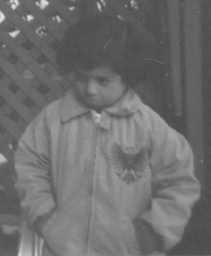
#> input picture Tugas2/Histogram Equalization/test.jpg, 211 x 256 px, shrunk from 850 x 1031 before the run
$ python hist_equalization.py
#> lines starting #> are read from the running program, lines starting #| are printed output that depends on the picture
# -*- coding: utf-8 -*-
"""
Created on Wed Sep 19 15:32:29 2018

@author: Iwan
"""

import cv2
import matplotlib.pyplot as plt

def histogram_plot(img,title):
    color = ('b','g','r')
    for channel,col in enumerate(color):
        histr = cv2.calcHist([img],[channel],None,[256],[0,256])
        plt.plot(histr,color = col)
        plt.xlim([0,256])
    plt.title(title)
    plt.show()

def round_number(x):
    n = int(x)
    return n if n-1 < x <= n else n+1

def histeq(img,width,height,no_bin):
    pixel_name=[]
    pixel_occurance=[]
    no_pixel=width*height

    #index pixel
    for row in range(width):
        for column in range(height):
            if img[column,row] not in pixel_name:
                pixel_name.append(img[column,row])

    #sort index
    pixel_name.sort()

    #count occurence
    for pixel in pixel_name:
        count=0
        for row in range(width):
            for column in range(height):
                if img[column,row]==pixel:
                    count+=1
        pixel_occurance.append(count)

    #find the cumulative histogram
    cum_hist=[]
    cumulative=0
    for pixel_value in pixel_occurance:
        cumulative+=pixel_value
        cum_hist.append(cumulative)

    #cumulative prob
    cum_prob=[]
    for pixel in cum_hist:
        prob=float(pixel/no_pixel)
        cum_prob.append(prob)

    #calculate final value
    list_of_final=[]
    for pixel in cum_prob:
        fin_pixel=pixel*no_bin
        fin_pixel=round_number(fin_pixel)
        list_of_final.append(fin_pixel)

    #make dictionary
    dictionary=dict(zip(pixel_name,list_of_final))

    #construct image
    for row in range(width):
            for column in range(height):
                img[column,row]=dictionary[img[column,row]]

    return img

#filename='gambar_jpg_1.jpg'
filename='test.jpg'
img = cv2.imread(filename,-1)
#> img is the input picture: shape (256, 211, 3); min 74, max 225, mean 110.3
image=img.copy()
print('This image is:', type(img),' with dimensions:', img.shape)
#| This image is: <class 'numpy.ndarray'>  with dimensions: (256, 211, 3)
img_shape = img.shape
#> img_shape = (256, 211, 3)
height = img_shape[0]
#> height = 256
width = img_shape[1]
#> width = 211

histogram_plot(img,'original image')
#> in histogram_plot, `plt.show()`:
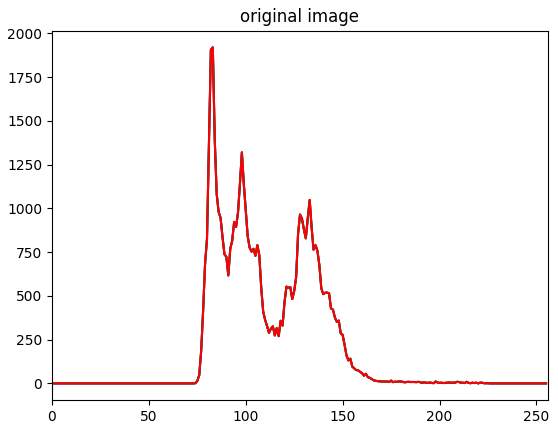
#> figure drawn by matplotlib, 1 panel; curve peaks at x = 83, y = 1920; curve peaks at x = 83, y = 1920; curve peaks at x = 83, y = 1920
cv2.imshow('our original picture',img)

#histeq
new_image_red=histeq(image[:,:,0],width,height,256)
#> after the loop in histeq, `for row in range(width):`: pixel_name = 151 values, max 225 at index 69, min 74 at index 150, mean 149
#> after the loop in histeq, `for pixel in pixel_name:`: pixel_occurance = 151 values, max 1920 at index 9, min 1 at index 0, mean 357.7
#> the loop in histeq, `for pixel_value in pixel_occurance:` made 151 passes
#> (pixel_value, cumulative) on passes 2 to 4: (14, 15), (48, 63), (187, 250)
#> after the loop in histeq, `for pixel_value in pixel_occurance:`: cum_hist = 151 values from 1 to 54016; cumulative = 54016
#> the loop in histeq, `for pixel in cum_hist:` made 151 passes
#> (pixel, prob) on passes 2 to 4: (15, 0.000278), (63, 0.00117), (250, 0.00463)
#> after the loop in histeq, `for pixel in cum_hist:`: cum_prob = 151 values from 1.85e-05 to 1
#> the loop in histeq, `for pixel in cum_prob:` made 151 passes
#> (pixel, fin_pixel, n in round_number) on passes 1 to 3: (1.85e-05, 1, 0), (0.000278, 1, 0), (0.00117, 1, 0)
#> after the loop in histeq, `for pixel in cum_prob:`: list_of_final = 151 values from 1 to 256
#> in histeq, `dictionary=dict(zip(pixel_name,list_of_final))`: dictionary = 151 items
#> after the loop in histeq, `for row in range(width):`:
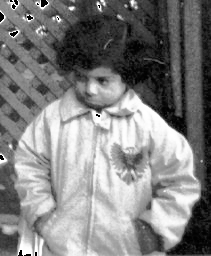
#> img: shape (256, 211); min 0, max 255, mean 129.5
new_image_green=histeq(image[:,:,1],width,height,256)
#> the loop in histeq (call 2), `for pixel_value in pixel_occurance:` made 151 passes
#> the loop in histeq (call 2), `for pixel in cum_hist:` made 151 passes
#> the loop in histeq (call 2), `for pixel in cum_prob:` made 151 passes
new_image_blue=histeq(image[:,:,2],width,height,256)
new_image=cv2.merge((new_image_blue,new_image_red,new_image_green))

histogram_plot(new_image,'histogram equalization image')
#> call 2 of histogram_plot, with title = 'histogram equalization image'
#> in histogram_plot (call 2), `plt.show()`:
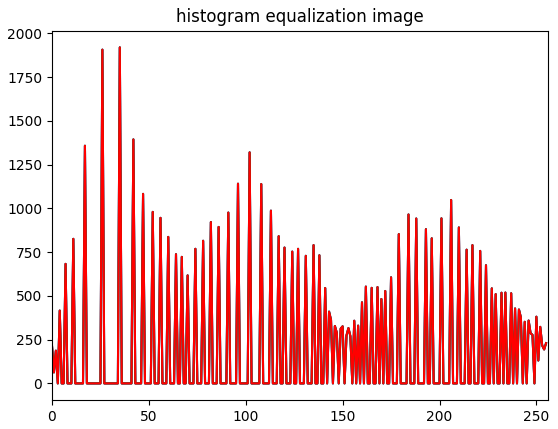
#> figure drawn by matplotlib, 1 panel; curve peaks at x = 35, y = 1920; curve peaks at x = 35, y = 1920; curve peaks at x = 35, y = 1920
cv2.imshow('final',new_image)
cv2.imwrite('histogram_picture.png',new_image)

while True:
    k = cv2.waitKey(0) & 0xFF
#> (key Esc is pressed here)
    if k == 27: break             # ESC key to exit
cv2.destroyAllWindows()
